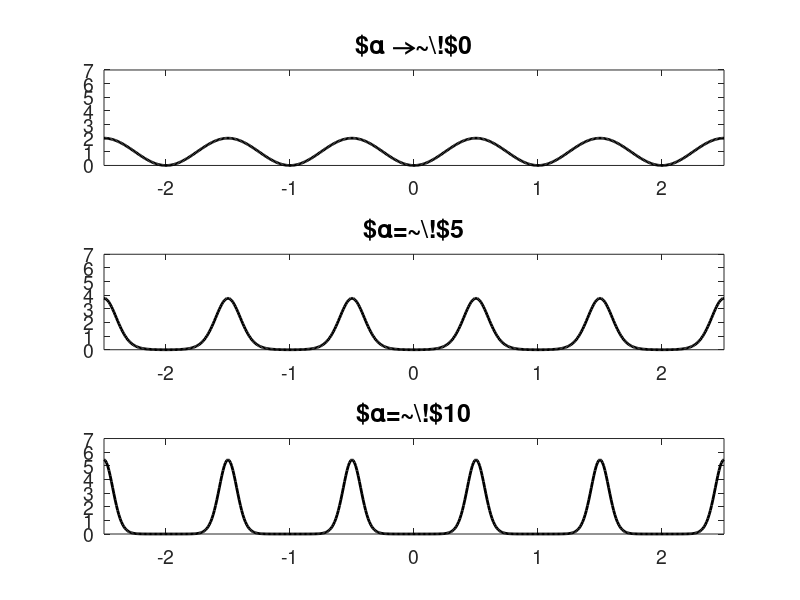

MATLAB code to generate this figure:
clear; clf;
t=[-250:250]/100;

alpha=0.00001;
phi=exp(alpha*sin(pi*t).^2)-1;
phi=phi/mean(phi(2:length(t)));

subplot(311);
plot(t,phi,'-k','Linewidth',2);
alpha=0;
alpha_str=num2str(alpha);
set(gca,'Fontsize',14);
title(['$\alpha \rightarrow~\!$',alpha_str],'Fontsize',18);
axis([-2.5,2.5,0,7]);

alpha=5;
phi=exp(alpha*sin(pi*t).^2)-1;
phi=phi/mean(phi(2:length(t)));

subplot(312);
plot(t,phi,'-k','Linewidth',2);
alpha_str=num2str(alpha);
set(gca,'Fontsize',14);
title(['$\alpha=~\!$',alpha_str],'Fontsize',18);
axis([-2.5,2.5,0,7]);

alpha=10;
phi=exp(alpha*sin(pi*t).^2)-1;
phi=phi/mean(phi(2:length(t)));

subplot(313);
plot(t,phi,'-k','Linewidth',2);
alpha_str=num2str(alpha);
set(gca,'Fontsize',14);
title(['$\alpha=~\!$',alpha_str],'Fontsize',18);
axis([-2.5,2.5,0,7]);


shg;